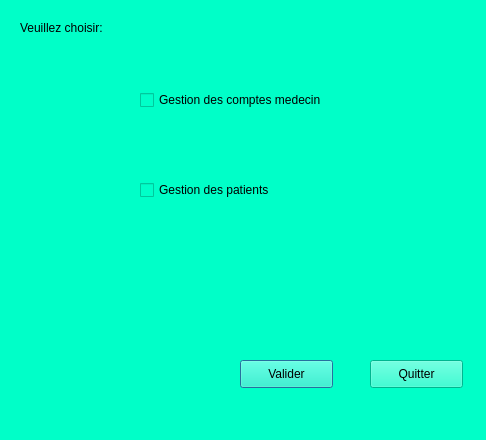
<?xml version="1.0" encoding="UTF-8"?>
<ui version="4.0">
 <class>menu</class>
 <widget class="QDialog" name="menu">
  <property name="geometry">
   <rect>
    <x>0</x>
    <y>0</y>
    <width>486</width>
    <height>440</height>
   </rect>
  </property>
  <property name="windowTitle">
   <string>Dialog</string>
  </property>
  <property name="styleSheet">
   <string notr="true">background-color: rgb(0, 255, 200);</string>
  </property>
  <widget class="QCheckBox" name="medecin">
   <property name="geometry">
    <rect>
     <x>140</x>
     <y>90</y>
     <width>211</width>
     <height>20</height>
    </rect>
   </property>
   <property name="text">
    <string>Gestion des comptes medecin</string>
   </property>
  </widget>
  <widget class="QCheckBox" name="Patient">
   <property name="geometry">
    <rect>
     <x>140</x>
     <y>180</y>
     <width>201</width>
     <height>20</height>
    </rect>
   </property>
   <property name="text">
    <string>Gestion des patients</string>
   </property>
  </widget>
  <widget class="QLabel" name="label">
   <property name="geometry">
    <rect>
     <x>20</x>
     <y>20</y>
     <width>151</width>
     <height>16</height>
    </rect>
   </property>
   <property name="text">
    <string>Veuillez choisir:</string>
   </property>
  </widget>
  <widget class="QPushButton" name="pushButton">
   <property name="geometry">
    <rect>
     <x>240</x>
     <y>360</y>
     <width>93</width>
     <height>28</height>
    </rect>
   </property>
   <property name="text">
    <string>Valider</string>
   </property>
  </widget>
  <widget class="QPushButton" name="pushButton_2">
   <property name="geometry">
    <rect>
     <x>370</x>
     <y>360</y>
     <width>93</width>
     <height>28</height>
    </rect>
   </property>
   <property name="text">
    <string>Quitter</string>
   </property>
  </widget>
 </widget>
 <resources/>
 <connections/>
</ui>
